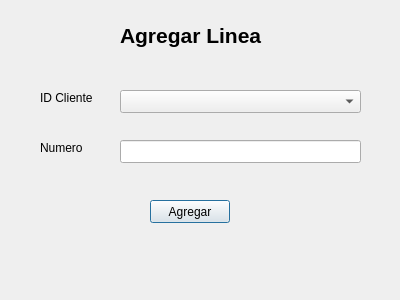
<?xml version="1.0" encoding="UTF-8"?>
<ui version="4.0">
 <class>AgregarLineas_de_Cliente</class>
 <widget class="QDialog" name="AgregarLineas_de_Cliente">
  <property name="geometry">
   <rect>
    <x>0</x>
    <y>0</y>
    <width>400</width>
    <height>300</height>
   </rect>
  </property>
  <property name="windowTitle">
   <string>Dialog</string>
  </property>
  <widget class="QLabel" name="label">
   <property name="geometry">
    <rect>
     <x>120</x>
     <y>20</y>
     <width>181</width>
     <height>31</height>
    </rect>
   </property>
   <property name="text">
    <string>&lt;html&gt;&lt;head/&gt;&lt;body&gt;&lt;p&gt;&lt;span style=&quot; font-size:16pt; font-weight:600;&quot;&gt;Agregar Linea&lt;/span&gt;&lt;/p&gt;&lt;/body&gt;&lt;/html&gt;</string>
   </property>
  </widget>
  <widget class="QLabel" name="label_2">
   <property name="geometry">
    <rect>
     <x>40</x>
     <y>90</y>
     <width>61</width>
     <height>16</height>
    </rect>
   </property>
   <property name="text">
    <string>ID Cliente</string>
   </property>
  </widget>
  <widget class="QLabel" name="label_3">
   <property name="geometry">
    <rect>
     <x>40</x>
     <y>140</y>
     <width>57</width>
     <height>15</height>
    </rect>
   </property>
   <property name="text">
    <string>Numero</string>
   </property>
  </widget>
  <widget class="QComboBox" name="ALineaIdCliente">
   <property name="geometry">
    <rect>
     <x>120</x>
     <y>90</y>
     <width>241</width>
     <height>23</height>
    </rect>
   </property>
  </widget>
  <widget class="QLineEdit" name="ALineaNombre">
   <property name="geometry">
    <rect>
     <x>120</x>
     <y>140</y>
     <width>241</width>
     <height>23</height>
    </rect>
   </property>
  </widget>
  <widget class="QPushButton" name="ALineaBotonAgregar">
   <property name="geometry">
    <rect>
     <x>150</x>
     <y>200</y>
     <width>80</width>
     <height>23</height>
    </rect>
   </property>
   <property name="text">
    <string>Agregar</string>
   </property>
  </widget>
 </widget>
 <resources/>
 <connections/>
</ui>
